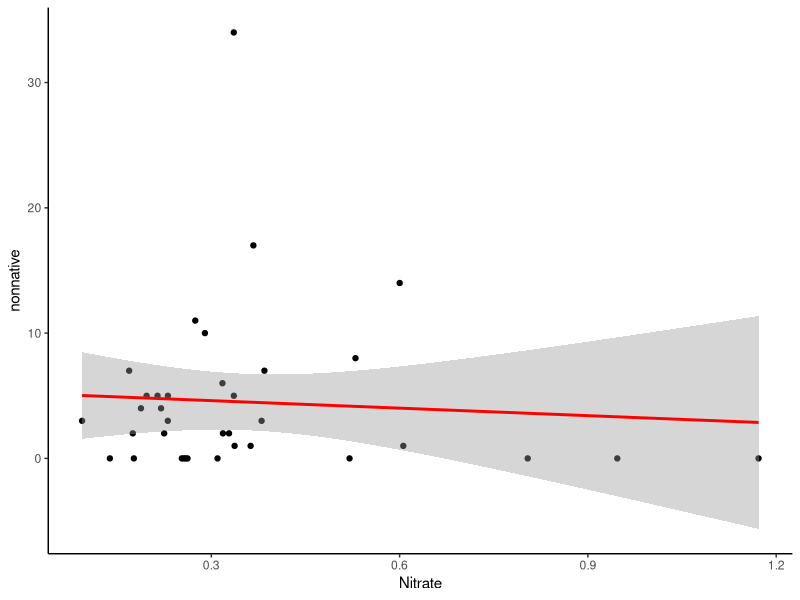
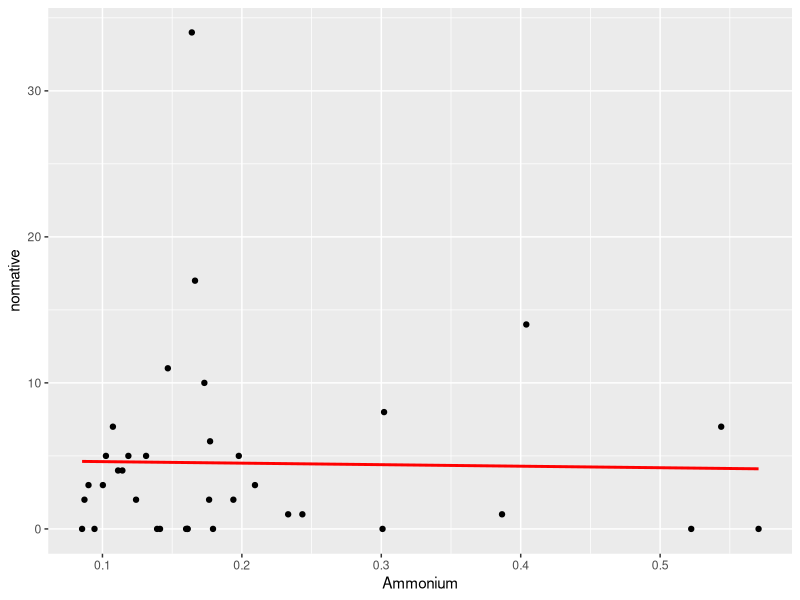
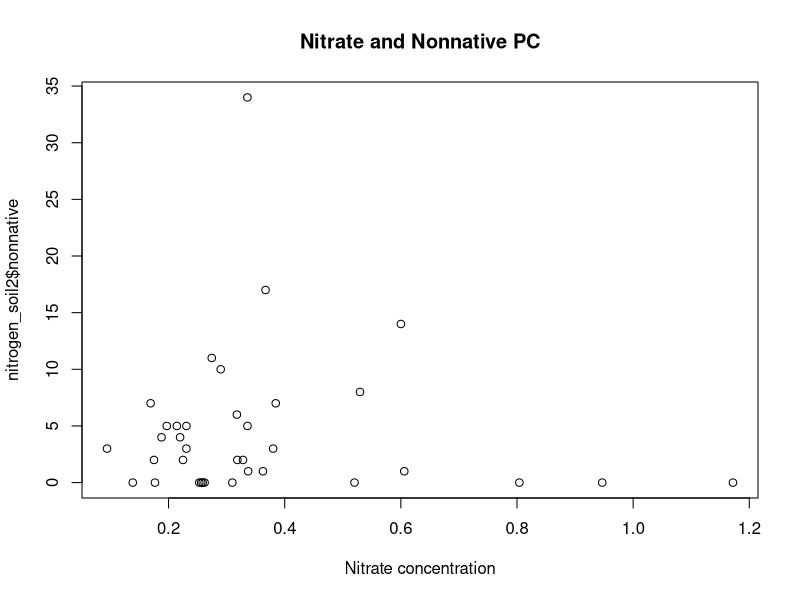

Generate these figures, in order, with R:
## ---- chunk 1
knitr::opts_chunk$set(echo = TRUE)
## ---- chunk 2
library(tidyverse)

## ---- chunk 3
#importing data into R
nitrogen_soil <- read_csv("nitrogen_soil.csv")
nitrogen_soil2 <- rename(nitrogen_soil, 'nonnative' = 'Total Nonnative PC')
nitrogen_soil2

## ---- chunk 4
#creating nitrate graph
nitrate_graph <- ggplot(nitrogen_soil2, aes(x=Nitrate, y=nonnative)) +geom_point() +geom_smooth(method=lm , color="red", se=TRUE) + theme_classic()
nitrate_graph

#make column graph? x axis is zone, y axis is nitrogen concentration (nitrate and ammonium)

#+facet_wrap(~zone) this is for regression

## ---- chunk 5
#creating ammonium graph
ammonium_graph <- ggplot(nitrogen_soil2, aes(x=Ammonium, y=nonnative)) +geom_point() +geom_smooth(method=lm , color="red", se=FALSE)
ammonium_graph
## ---- chunk 6
plot(x=nitrogen_soil2$Nitrate, y=nitrogen_soil2$nonnative, ,xlab="Nitrate concentration", yxlab="Total Nonnative PC", main="Nitrate and Nonnative PC")
